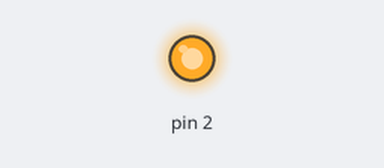
Simulated run of this sketch. Board: Arduino Uno, built with avr-gcc and run on an emulated ATmega328P. Shown: output pins drawn as LEDs (lit = HIGH).

Above: at 0.1 s.
Timing chart, 0 to 1.6 s (numbered marks = the images above):
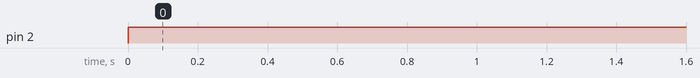

The sketch:

sketch_jun2a.ino
```cpp
void setup() {
  // put your setup code here, to run once:
 pinMode(2,OUTPUT);
}

void loop() {
  // put your main code here, to run repeatedly:
  analogWrite(2, 255);
}
```

Measured:
- by itself, pin 2: LOW → HIGH at 0.00 s
